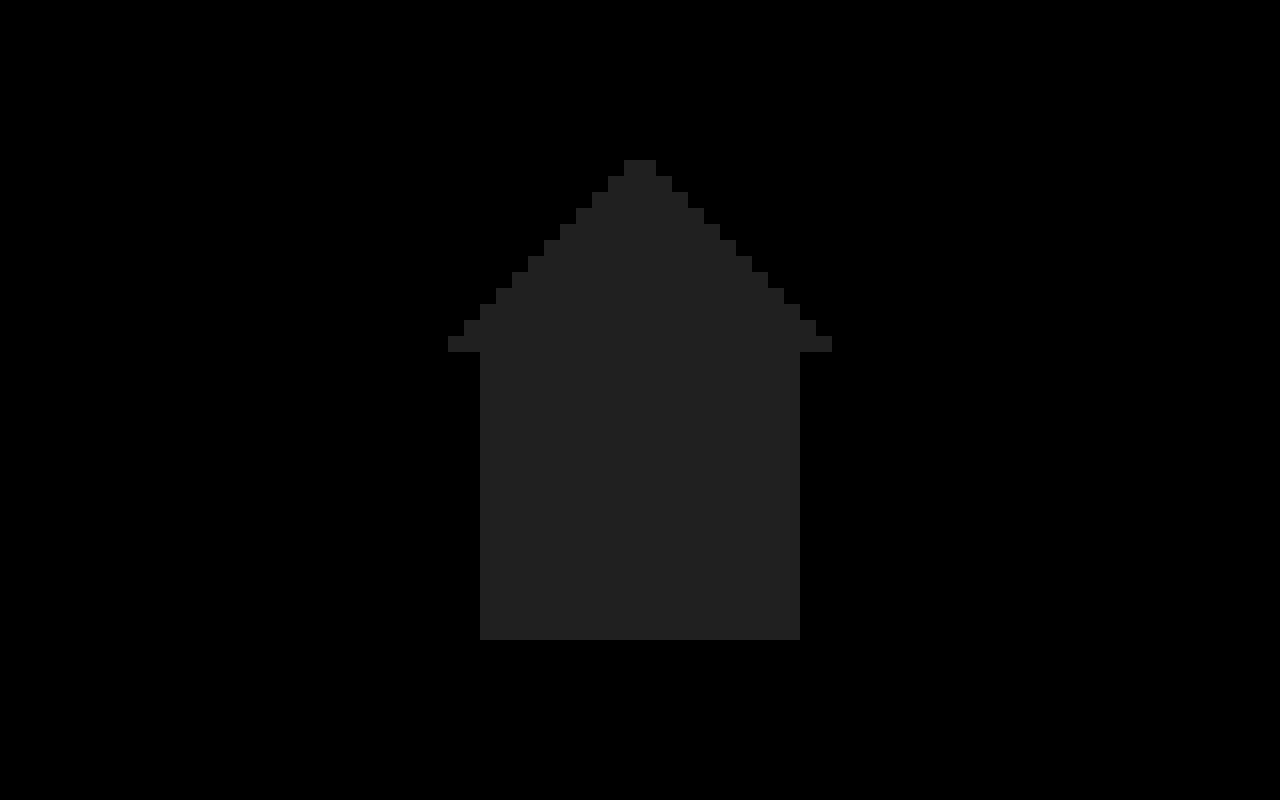

Below is a game level as drawn by its tile map, then a one-line description and the .tmx that defines it (tile-layer data replaced by summaries):
An orthogonal 80x50 tile map with 16x16 px tiles, 1 tile layer (base).

<map version="1.10" tiledversion="1.10.2" orientation="orthogonal" renderorder="right-down" width="80" height="50" tilewidth="16" tileheight="16" infinite="0" nextlayerid="2" nextobjectid="1">
 <tileset firstgid="1" name="greys_Packed" tilewidth="16" tileheight="16" tilecount="5" columns="5">
  <image source="greys_Packed.png" width="80" height="16" />
 </tileset>
 <layer id="1" name="base" width="80" height="50">
  <data>[4000 cells, 516 non-empty, 1 distinct tile ids]</data>
 </layer>
</map>
